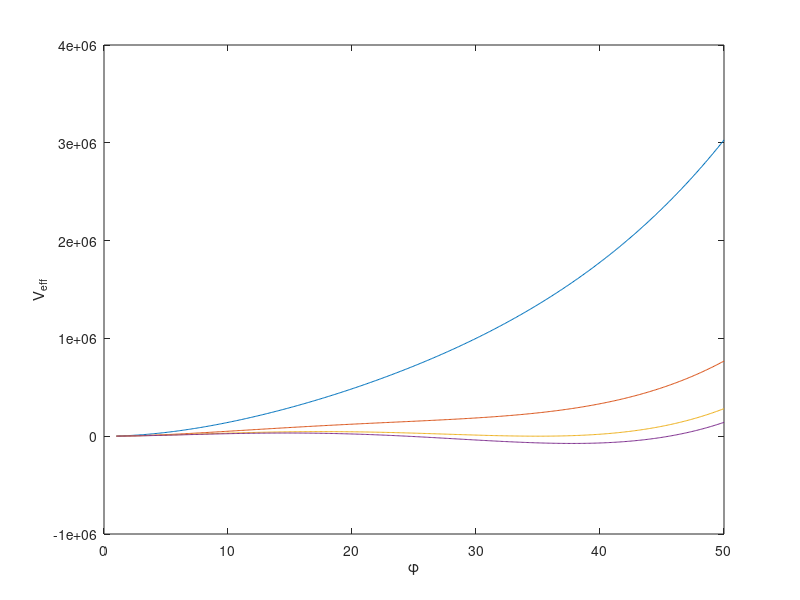

This figure's MATLAB source:
T = 15;
T1 = 40/sqrt(33/8 + 3*((3*pi)/2)^(2/3));
a = 33/8 + 3*((3*pi)/2)^(2/3);
b=7;
lambda=2;

x=1:0.1:50;

f1 = 1/2*a*(20^2 - T1^2)*x.^2 - 1/3*b*T*x.^3+1/4*lambda*x.^4; 
f2 = 1/2*a*(16^2 - T1^2)*x.^2-1/3*b*T*x.^3+1/4*lambda*x.^4; 
f3 = 1/2*a*(15^2 - T1^2)*x.^2-1/3*b*T*x.^3+1/4*lambda*x.^4; 
f4 = 1/2*a*(14.7^2 - T1^2)*x.^2-1/3*b*T*x.^3+1/4*lambda*x.^4;

plot(x,f1)
hold on
plot(x,f2)
plot(x,f3)
plot(x,f4)
hold off
xlabel('\phi')
ylabel('V_{eff}')